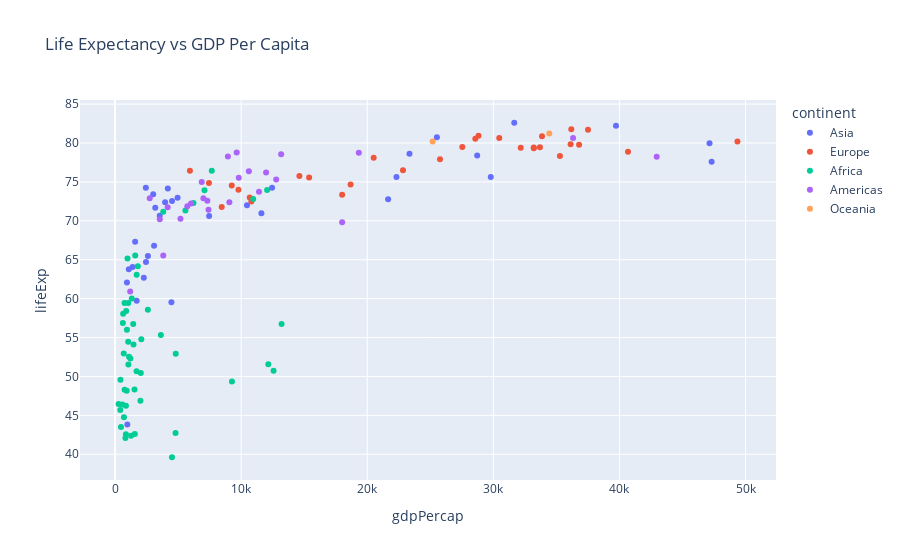

Notebook source saved alongside this figure:
### Markdown cell above
The 'mode' property is a flaglist and may be specified
    as a string containing:
      - Any combination of ['lines', 'markers', 'text'] joined with '+' characters
        (e.g. 'lines+markers')
        OR exactly one of ['none'] (e.g. 'none')

### Code cell
# Splitting the scatter by continent
# plotly express
fig = px.scatter(gapminder_subset, y='lifeExp', x="gdpPercap",color='continent',title='Life Expectancy vs GDP Per Capita',hover_name='country')
iplot(fig)

### Figure 1 — Plotly figure (JSON) as saved in the notebook; plotly's stock layout.template omitted (floating-point values rounded to 4 significant figures)
{"data": [{"hovertemplate": "<b>%{hovertext}</b><br><br>continent=Asia<br>gdpPercap=%{x}<br>lifeExp=%{y}<extra></extra>", "hovertext": ["Afghanistan", "Bahrain", "Bangladesh", "Cambodia", "China", "Hong Kong, China", "India", "Indonesia", "Iran", "Iraq", "Israel", "Japan", "Jordan", "Korea, Dem. Rep.", "Korea, Rep.", "Kuwait", "Lebanon", "Malaysia", "Mongolia", "Myanmar", "Nepal", "Oman", "Pakistan", "Philippines", "Saudi Arabia", "Singapore", "Sri Lanka", "Syria", "Taiwan", "Thailand", "Vietnam", "West Bank and Gaza", "Yemen, Rep."], "legendgroup": "Asia", "marker": {"color": "#636efa", "symbol": "circle"}, "mode": "markers", "name": "Asia", "orientation": "v", "showlegend": true, "type": "scatter", "x": [974.6, 29800.0, 1391.0, 1714.0, 4959.0, 39720.0, 2452.0, 3541.0, 11610.0, 4471.0, 25520.0, 31660.0, 4519.0, 1593.0, 23350.0, 47310.0, 10460.0, 12450.0, 3096.0, 944, 1091.0, 22320.0, 2606.0, 3190.0, 21650.0, 47140.0, 3970.0, 4185.0, 28720.0, 7458.0, 2442.0, 3025.0, 2281.0], "xaxis": "x", "y": [43.83, 75.64, 64.06, 59.72, 72.96, 82.21, 64.7, 70.65, 70.96, 59.55, 80.75, 82.6, 72.53, 67.3, 78.62, 77.59, 71.99, 74.24, 66.8, 62.07, 63.78, 75.64, 65.48, 71.69, 72.78, 79.97, 72.4, 74.14, 78.4, 70.62, 74.25, 73.42, 62.7], "yaxis": "y"}, {"hovertemplate": "<b>%{hovertext}</b><br><br>continent=Europe<br>gdpPercap=%{x}<br>lifeExp=%{y}<extra></extra>", "hovertext": ["Albania", "Austria", "Belgium", "Bosnia and Herzegovina", "Bulgaria", "Croatia", "Czech Republic", "Denmark", "Finland", "France", "Germany", "Greece", "Hungary", "Iceland", "Ireland", "Italy", "Montenegro", "Netherlands", "Norway", "Poland", "Portugal", "Romania", "Serbia", "Slovak Republic", "Slovenia", "Spain", "Sweden", "Switzerland", "Turkey", "United Kingdom"], "legendgroup": "Europe", "marker": {"color": "#EF553B", "symbol": "circle"}, "mode": "markers", "name": "Europe", "orientation": "v", "showlegend": true, "type": "scatter", "x": [5937.0, 36130.0, 33690.0, 7446.0, 10680.0, 14620.0, 22830.0, 35280.0, 33210.0, 30470.0, 32170.0, 27540.0, 18010.0, 36180.0, 40680.0, 28570.0, 9254.0, 36800.0, 49360.0, 15390.0, 20510.0, 10810.0, 9787.0, 18680.0, 25770.0, 28820.0, 33860.0, 37510.0, 8458.0, 33200.0], "xaxis": "x", "y": [76.42, 79.83, 79.44, 74.85, 73.0, 75.75, 76.49, 78.33, 79.31, 80.66, 79.41, 79.48, 73.34, 81.76, 78.89, 80.55, 74.54, 79.76, 80.2, 75.56, 78.1, 72.48, 74.0, 74.66, 77.93, 80.94, 80.88, 81.7, 71.78, 79.42], "yaxis": "y"}, {"hovertemplate": "<b>%{hovertext}</b><br><br>continent=Africa<br>gdpPercap=%{x}<br>lifeExp=%{y}<extra></extra>", "hovertext": ["Algeria", "Angola", "Benin", "Botswana", "Burkina Faso", "Burundi", "Cameroon", "Central African Republic", "Chad", "Comoros", "Congo, Dem. Rep.", "Congo, Rep.", "Cote d'Ivoire", "Djibouti", "Egypt", "Equatorial Guinea", "Eritrea", "Ethiopia", "Gabon", "Gambia", "Ghana", "Guinea", "Guinea-Bissau", "Kenya", "Lesotho", "Liberia", "Libya", "Madagascar", "Malawi", "Mali", "Mauritania", "Mauritius", "Morocco", "Mozambique", "Namibia", "Niger", "Nigeria", "Reunion", "Rwanda", "Sao Tome and Principe", "Senegal", "Sierra Leone", "Somalia", "South Africa", "Sudan", "Swaziland", "Tanzania", "Togo", "Tunisia", "Uganda", "Zambia", "Zimbabwe"], "legendgroup": "Africa", "marker": {"color": "#00cc96", "symbol": "circle"}, "mode": "markers", "name": "Africa", "orientation": "v", "showlegend": true, "type": "scatter", "x": [6223.0, 4797.0, 1441.0, 12570.0, 1217.0, 430.1, 2042.0, 706.0, 1704.0, 986.1, 277.6, 3633.0, 1545.0, 2082.0, 5581.0, 12150.0, 641.4, 690.8, 13210.0, 752.7, 1328.0, 942.7, 579.2, 1463.0, 1569.0, 414.5, 12060.0, 1045.0, 759.3, 1043.0, 1803.0, 10960.0, 3820.0, 823.7, 4811.0, 619.7, 2014.0, 7670.0, 863.1, 1598.0, 1712.0, 862.5, 926.1, 9270.0, 2602.0, 4513.0, 1107.0, 883.0, 7093.0, 1056.0, 1271.0, 469.7], "xaxis": "x", "y": [72.3, 42.73, 56.73, 50.73, 52.3, 49.58, 50.43, 44.74, 50.65, 65.15, 46.46, 55.32, 48.33, 54.79, 71.34, 51.58, 58.04, 52.95, 56.73, 59.45, 60.02, 56.01, 46.39, 54.11, 42.59, 45.68, 73.95, 59.44, 48.3, 54.47, 64.16, 72.8, 71.16, 42.08, 52.91, 56.87, 46.86, 76.44, 46.24, 65.53, 63.06, 42.57, 48.16, 49.34, 58.56, 39.61, 52.52, 58.42, 73.92, 51.54, 42.38, 43.49], "yaxis": "y"}, {"hovertemplate": "<b>%{hovertext}</b><br><br>continent=Americas<br>gdpPercap=%{x}<br>lifeExp=%{y}<extra></extra>", "hovertext": ["Argentina", "Bolivia", "Brazil", "Canada", "Chile", "Colombia", "Costa Rica", "Cuba", "Dominican Republic", "Ecuador", "El Salvador", "Guatemala", "Haiti", "Honduras", "Jamaica", "Mexico", "Nicaragua", "Panama", "Paraguay", "Peru", "Puerto Rico", "Trinidad and Tobago", "United States", "Uruguay", "Venezuela"], "legendgroup": "Americas", "marker": {"color": "#ab63fa", "symbol": "circle"}, "mode": "markers", "name": "Americas", "orientation": "v", "showlegend": true, "type": "scatter", "x": [12780.0, 3822.0, 9066.0, 36320.0, 13170.0, 7007.0, 9645.0, 8948.0, 6025.0, 6873.0, 5728.0, 5186.0, 1202.0, 3548.0, 7321.0, 11980.0, 2749.0, 9809.0, 4173.0, 7409.0, 19330.0, 18010.0, 42950.0, 10610.0, 11420.0], "xaxis": "x", "y": [75.32, 65.55, 72.39, 80.65, 78.55, 72.89, 78.78, 78.27, 72.23, 74.99, 71.88, 70.26, 60.92, 70.2, 72.57, 76.19, 72.9, 75.54, 71.75, 71.42, 78.75, 69.82, 78.24, 76.38, 73.75], "yaxis": "y"}, {"hovertemplate": "<b>%{hovertext}</b><br><br>continent=Oceania<br>gdpPercap=%{x}<br>lifeExp=%{y}<extra></extra>", "hovertext": ["Australia", "New Zealand"], "legendgroup": "Oceania", "marker": {"color": "#FFA15A", "symbol": "circle"}, "mode": "markers", "name": "Oceania", "orientation": "v", "showlegend": true, "type": "scatter", "x": [34440.0, 25190.0], "xaxis": "x", "y": [81.23, 80.2], "yaxis": "y"}], "layout": {"legend": {"title": {"text": "continent"}, "tracegroupgap": 0}, "title": {"text": "Life Expectancy vs GDP Per Capita"}, "xaxis": {"anchor": "y", "domain": [0, 1], "title": {"text": "gdpPercap"}}, "yaxis": {"anchor": "x", "domain": [0, 1], "title": {"text": "lifeExp"}}}}
